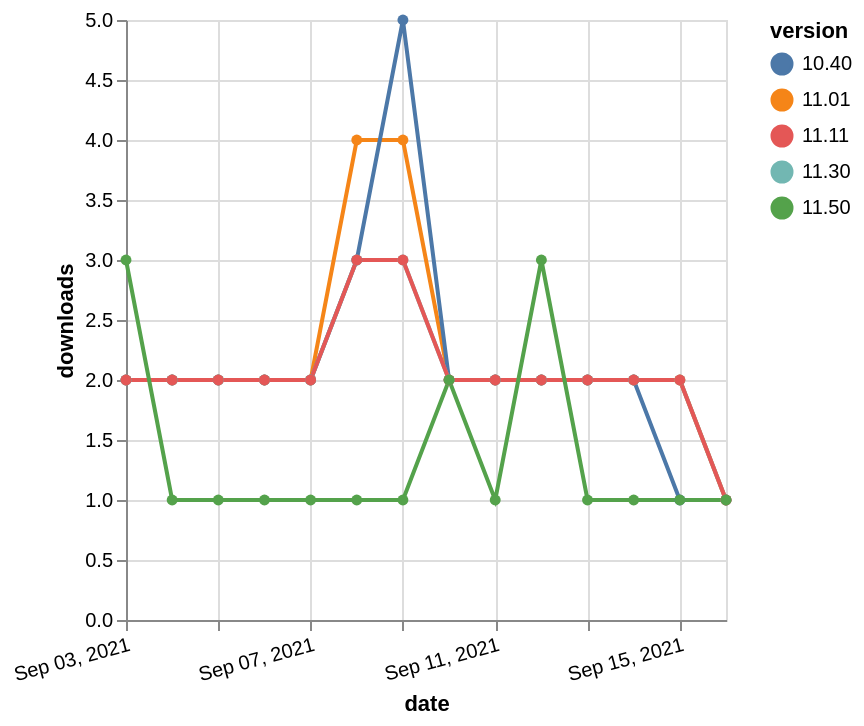

Describe this chart as a Vega-Lite specification.
### Vega-Lite specification from a JSON file in a GitHub repository (floating-point values rounded to 4 significant figures)
{"$schema": "https://vega.github.io/schema/vega-lite/v5.json", "description": "A simple bar chart with embedded data.", "data": {"values": [{"date": "2021-09-03", "total": 2529, "delta": 2, "version": "11.01"}, {"date": "2021-09-04", "total": 2531, "delta": 2, "version": "11.01"}, {"date": "2021-09-05", "total": 2533, "delta": 2, "version": "11.01"}, {"date": "2021-09-06", "total": 2535, "delta": 2, "version": "11.01"}, {"date": "2021-09-07", "total": 2537, "delta": 2, "version": "11.01"}, {"date": "2021-09-08", "total": 2541, "delta": 4, "version": "11.01"}, {"date": "2021-09-09", "total": 2545, "delta": 4, "version": "11.01"}, {"date": "2021-09-10", "total": 2547, "delta": 2, "version": "11.01"}, {"date": "2021-09-11", "total": 2549, "delta": 2, "version": "11.01"}, {"date": "2021-09-12", "total": 2551, "delta": 2, "version": "11.01"}, {"date": "2021-09-13", "total": 2553, "delta": 2, "version": "11.01"}, {"date": "2021-09-14", "total": 2555, "delta": 2, "version": "11.01"}, {"date": "2021-09-15", "total": 2557, "delta": 2, "version": "11.01"}, {"date": "2021-09-16", "total": 2558, "delta": 1, "version": "11.01"}, {"date": "2021-09-03", "total": 2819, "delta": 2, "version": "10.40"}, {"date": "2021-09-04", "total": 2821, "delta": 2, "version": "10.40"}, {"date": "2021-09-05", "total": 2823, "delta": 2, "version": "10.40"}, {"date": "2021-09-06", "total": 2825, "delta": 2, "version": "10.40"}, {"date": "2021-09-07", "total": 2827, "delta": 2, "version": "10.40"}, {"date": "2021-09-08", "total": 2830, "delta": 3, "version": "10.40"}, {"date": "2021-09-09", "total": 2835, "delta": 5, "version": "10.40"}, {"date": "2021-09-10", "total": 2837, "delta": 2, "version": "10.40"}, {"date": "2021-09-11", "total": 2839, "delta": 2, "version": "10.40"}, {"date": "2021-09-12", "total": 2841, "delta": 2, "version": "10.40"}, {"date": "2021-09-13", "total": 2843, "delta": 2, "version": "10.40"}, {"date": "2021-09-14", "total": 2845, "delta": 2, "version": "10.40"}, {"date": "2021-09-15", "total": 2846, "delta": 1, "version": "10.40"}, {"date": "2021-09-16", "total": 2847, "delta": 1, "version": "10.40"}, {"date": "2021-09-03", "total": 1916, "delta": 2, "version": "11.30"}, {"date": "2021-09-04", "total": 1918, "delta": 2, "version": "11.30"}, {"date": "2021-09-05", "total": 1920, "delta": 2, "version": "11.30"}, {"date": "2021-09-06", "total": 1922, "delta": 2, "version": "11.30"}, {"date": "2021-09-07", "total": 1924, "delta": 2, "version": "11.30"}, {"date": "2021-09-08", "total": 1927, "delta": 3, "version": "11.30"}, {"date": "2021-09-09", "total": 1930, "delta": 3, "version": "11.30"}, {"date": "2021-09-10", "total": 1932, "delta": 2, "version": "11.30"}, {"date": "2021-09-11", "total": 1934, "delta": 2, "version": "11.30"}, {"date": "2021-09-12", "total": 1936, "delta": 2, "version": "11.30"}, {"date": "2021-09-13", "total": 1938, "delta": 2, "version": "11.30"}, {"date": "2021-09-14", "total": 1940, "delta": 2, "version": "11.30"}, {"date": "2021-09-15", "total": 1942, "delta": 2, "version": "11.30"}, {"date": "2021-09-16", "total": 1943, "delta": 1, "version": "11.30"}, {"date": "2021-09-03", "total": 2337, "delta": 2, "version": "11.11"}, {"date": "2021-09-04", "total": 2339, "delta": 2, "version": "11.11"}, {"date": "2021-09-05", "total": 2341, "delta": 2, "version": "11.11"}, {"date": "2021-09-06", "total": 2343, "delta": 2, "version": "11.11"}, {"date": "2021-09-07", "total": 2345, "delta": 2, "version": "11.11"}, {"date": "2021-09-08", "total": 2348, "delta": 3, "version": "11.11"}, {"date": "2021-09-09", "total": 2351, "delta": 3, "version": "11.11"}, {"date": "2021-09-10", "total": 2353, "delta": 2, "version": "11.11"}, {"date": "2021-09-11", "total": 2355, "delta": 2, "version": "11.11"}, {"date": "2021-09-12", "total": 2357, "delta": 2, "version": "11.11"}, {"date": "2021-09-13", "total": 2359, "delta": 2, "version": "11.11"}, {"date": "2021-09-14", "total": 2361, "delta": 2, "version": "11.11"}, {"date": "2021-09-15", "total": 2363, "delta": 2, "version": "11.11"}, {"date": "2021-09-16", "total": 2364, "delta": 1, "version": "11.11"}, {"date": "2021-09-03", "total": 568, "delta": 3, "version": "11.50"}, {"date": "2021-09-04", "total": 569, "delta": 1, "version": "11.50"}, {"date": "2021-09-05", "total": 570, "delta": 1, "version": "11.50"}, {"date": "2021-09-06", "total": 571, "delta": 1, "version": "11.50"}, {"date": "2021-09-07", "total": 572, "delta": 1, "version": "11.50"}, {"date": "2021-09-08", "total": 573, "delta": 1, "version": "11.50"}, {"date": "2021-09-09", "total": 574, "delta": 1, "version": "11.50"}, {"date": "2021-09-10", "total": 576, "delta": 2, "version": "11.50"}, {"date": "2021-09-11", "total": 577, "delta": 1, "version": "11.50"}, {"date": "2021-09-12", "total": 580, "delta": 3, "version": "11.50"}, {"date": "2021-09-13", "total": 581, "delta": 1, "version": "11.50"}, {"date": "2021-09-14", "total": 582, "delta": 1, "version": "11.50"}, {"date": "2021-09-15", "total": 583, "delta": 1, "version": "11.50"}, {"date": "2021-09-16", "total": 584, "delta": 1, "version": "11.50"}]}, "width": "container", "mark": {"type": "line", "point": {"filled": true}}, "encoding": {"x": {"field": "date", "type": "temporal", "timeUnit": "yearmonthdate", "title": "date", "axis": {"labelAngle": -15}}, "y": {"field": "delta", "type": "quantitative", "title": "downloads"}, "color": {"field": "version", "type": "nominal"}, "tooltip": {"field": "delta"}}}
